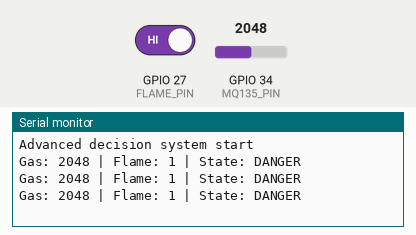
This sketch was run on a simulated ESP32. Parts: the last lines printed to the serial monitor. The inputs (shaded band) are chosen by the test bench; at power-on: GPIO 34 (MQ135_PIN) = 2048, GPIO 27 (FLAME_PIN) HIGH.

Above: at 2.2 s.
2.3 s: GPIO 34 (MQ135_PIN) set to 109
At 2.9 s:
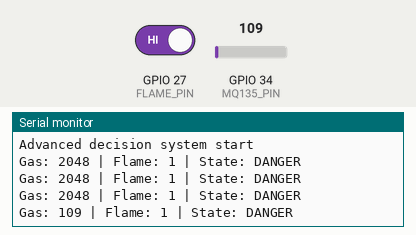
3.8 s: GPIO 34 (MQ135_PIN) set to 96
At 4.4 s:
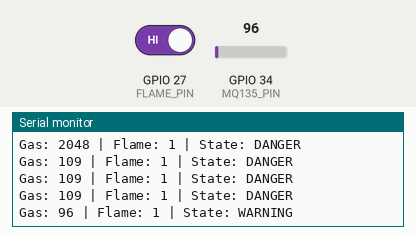

Measured:
- the behaviour switches between 101 and 100 on GPIO 34 (MQ135_PIN) (found by bisection; images 1 and 2)
- after the input at 2.3 s, the serial monitor: prints a new line after 0.20 s (image 1)
- after the input at 3.8 s, the serial monitor: prints a new line after 0.20 s (image 2)

The sketch:

HazardBot_AMR_sensor_fusion_test.ino
```cpp
// Target: ESP32 #1 (AMR)
// Advanced decision logic (3-level state)

#include <Arduino.h>

const int MQ135_PIN = 34;
const int FLAME_PIN = 27;

const int GAS_WARNING = 50;
const int GAS_DANGER = 100;

void setup() {
  Serial.begin(115200);
  delay(1000);

  pinMode(FLAME_PIN, INPUT);

  Serial.println("Advanced decision system start");
}

void loop() {
  int gasValue = analogRead(MQ135_PIN);
  int flameValue = digitalRead(FLAME_PIN);

  String state = "SAFE";

  if (flameValue == 0) {
    state = "DANGER";
  }
  else if (gasValue > GAS_DANGER) {
    state = "DANGER";
  }
  else if (gasValue > GAS_WARNING) {
    state = "WARNING";
  }

  Serial.print("Gas: ");
  Serial.print(gasValue);
  Serial.print(" | Flame: ");
  Serial.print(flameValue);
  Serial.print(" | State: ");
  Serial.println(state);

  delay(500);
}
```
